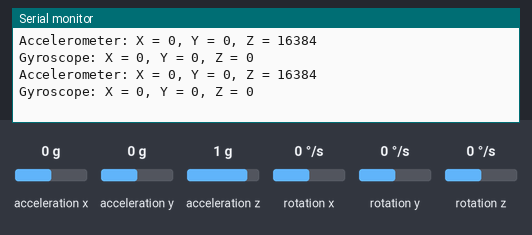
The sketch below on a simulated ESP32. Parts: the last lines printed to the serial monitor. Wiring (inferred from the names in the program): MPU-6050 motion sensor at I2C address 0x68. The test bench sets the inputs (shaded band); at power-on: acceleration x 0 g, acceleration y 0 g, acceleration z 1 g, rotation x 0 °/s, rotation y 0 °/s, rotation z 0 °/s.

Above: at 1.8 s.
1.9 s: acceleration x set to -1.4 g
At 2.8 s:
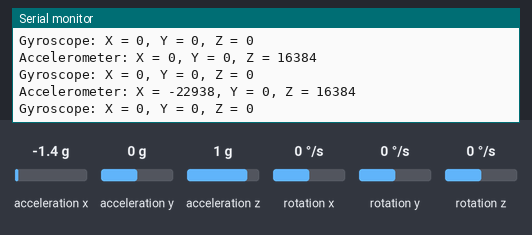
3.4 s: acceleration y set to -1.4 g
At 4.4 s:
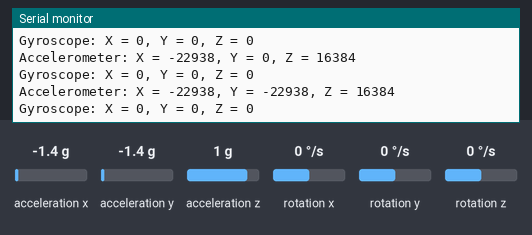
4.9 s: acceleration z set to -1.4 g
At 5.9 s:
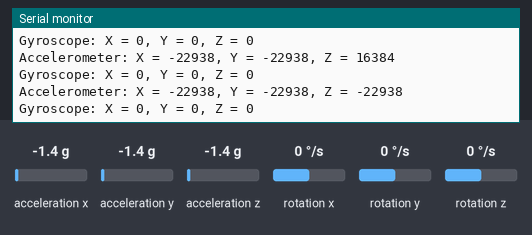
6.4 s: rotation x set to -192 °/s
At 7.7 s:
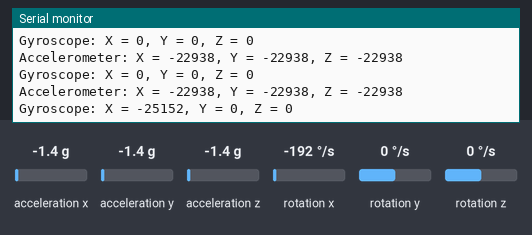
7.9 s: rotation y set to -192 °/s
At 9.0 s:
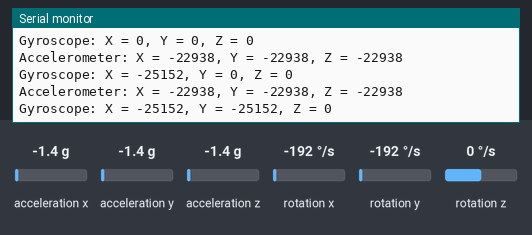

Measured:
- after the input at 1.9 s, the serial monitor: prints a new line after 0.12 s (image 1)
- after the input at 3.4 s, the serial monitor: prints a new line after 0.65 s (image 2)
- after the input at 4.9 s, the serial monitor: prints a new line after 0.17 s (image 3)
- after the input at 6.4 s, the serial monitor: prints a new line after 0.72 s (image 4)
- after the input at 7.9 s, the serial monitor: prints a new line after 0.24 s (image 5)

The sketch:

mpu_read.ino
```cpp
#include <Wire.h>

#define MPU_ADDR 0x68 // MPU6050 I2C address

// Define custom SDA and SCL pins
#define SDA_PIN 0
#define SCL_PIN 1

void setup() {
  Wire.begin(SDA_PIN, SCL_PIN); // Initialize I2C communication with custom pins
  Serial.begin(9600);           // Initialize serial communication
  while (!Serial);              // Wait for serial monitor to open

  // Wake up the MPU6050
  Wire.beginTransmission(MPU_ADDR);
  Wire.write(0x6B); // PWR_MGMT_1 register
  Wire.write(0);    // Clear sleep mode bit (Bit 6)
  Wire.endTransmission();
}

void loop() {
  // Read accelerometer and gyroscope data
  int16_t accelerometer_data[3];
  int16_t gyroscope_data[3];

  readData(MPU_ADDR, 0x3B, accelerometer_data, 6); // Read 6 bytes starting from 0x3B (ACCEL_XOUT_H)
  readData(MPU_ADDR, 0x43, gyroscope_data, 6);     // Read 6 bytes starting from 0x43 (GYRO_XOUT_H)

  // Print the data
  Serial.print("Accelerometer: ");
  Serial.print("X = "); Serial.print(accelerometer_data[0]);
  Serial.print(", Y = "); Serial.print(accelerometer_data[1]);
  Serial.print(", Z = "); Serial.println(accelerometer_data[2]);

  Serial.print("Gyroscope: ");
  Serial.print("X = "); Serial.print(gyroscope_data[0]);
  Serial.print(", Y = "); Serial.print(gyroscope_data[1]);
  Serial.print(", Z = "); Serial.println(gyroscope_data[2]);

  delay(1000); // Wait for 1 second
}

void readData(int deviceAddress, byte address, int16_t* data, int length) {
  Wire.beginTransmission(deviceAddress);
  Wire.write(address);
  Wire.endTransmission(false); // Keep the connection alive for a repeated start

  Wire.requestFrom(deviceAddress, length); // Request bytes from the MPU6050

  int i = 0;
  while (Wire.available()) {
    byte highByte = Wire.read();
    byte lowByte = Wire.read();
    data[i] = (highByte << 8) | lowByte; // Combine high and low bytes
    i++;
  }
}
```
